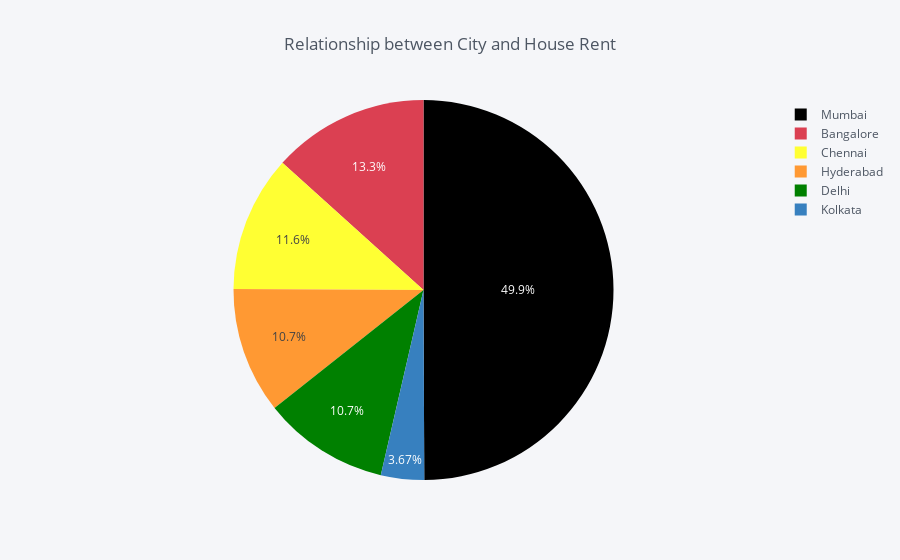

Notebook source saved alongside this figure:
### Code cell
city_rent = all_data.groupby(all_data['City'])['Rent'].sum()
df_city_rent = pd.DataFrame({'labels': city_rent.index,'values': city_rent.values})

colors = ['red','yellow','green','orange','blue','black']
df_city_rent.iplot(kind='pie',labels='labels',values='values', title='Relationship between City and House Rent', colors = colors)

### Figure 1 — Plotly figure (JSON) as saved in the notebook; plotly's stock layout.template omitted (floating-point values rounded to 4 significant figures)
{"data": [{"labels": ["Bangalore", "Chennai", "Delhi", "Hyderabad", "Kolkata", "Mumbai"], "marker": {"colors": ["rgba(219, 64, 82, 1.0)", "rgba(255, 255, 51, 1.0)", "rgba(0, 128, 0, 1.0)", "rgba(255, 153, 51, 1.0)", "rgba(55, 128, 191, 1.0)", "rgba(0, 0, 0, 1.0)"]}, "name": "", "type": "pie", "values": [22120200, 19258156, 17824500, 17841782, 6102071, 82932211]}], "layout": {"legend": {"bgcolor": "#F5F6F9", "font": {"color": "#4D5663"}}, "paper_bgcolor": "#F5F6F9", "plot_bgcolor": "#F5F6F9", "title": "Relationship between City and House Rent", "titlefont": {"color": "#4D5663"}}}
